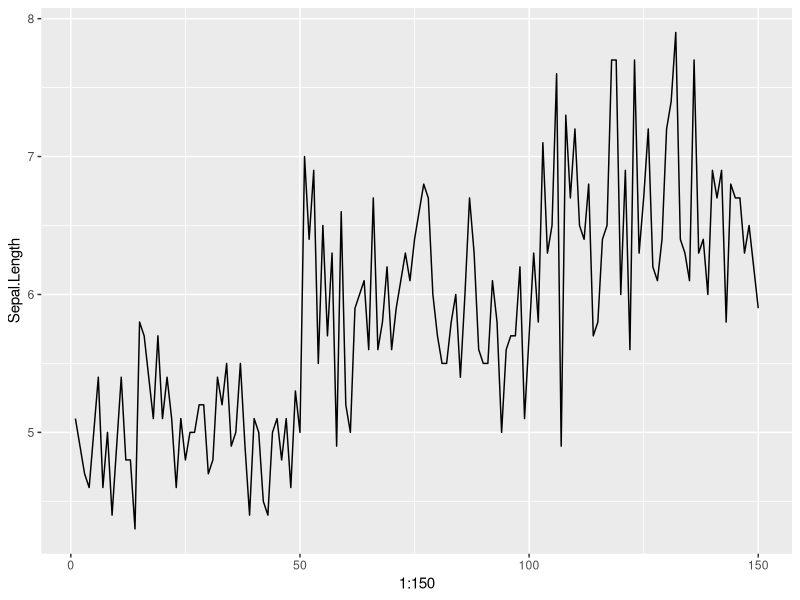
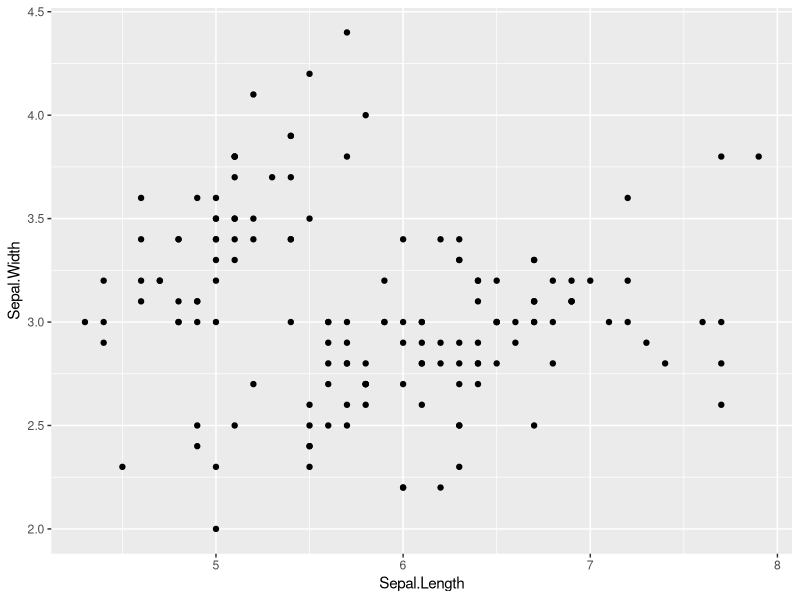
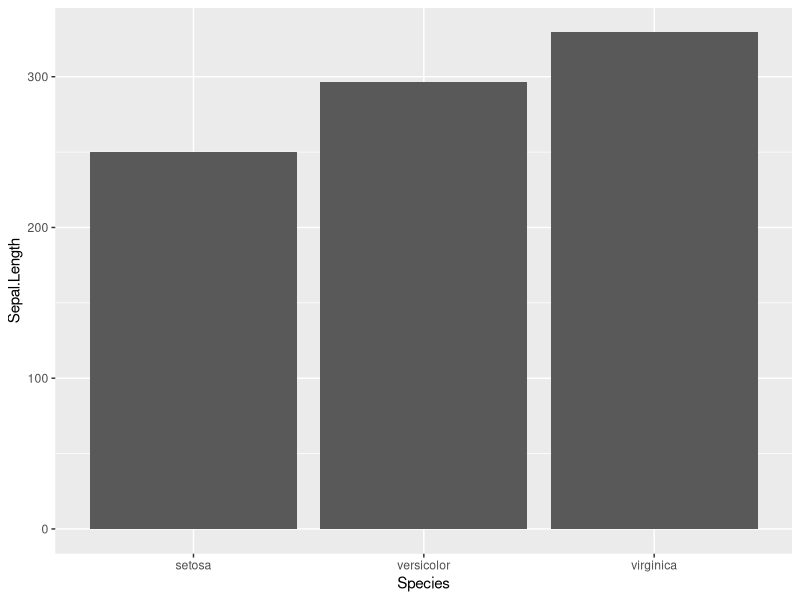
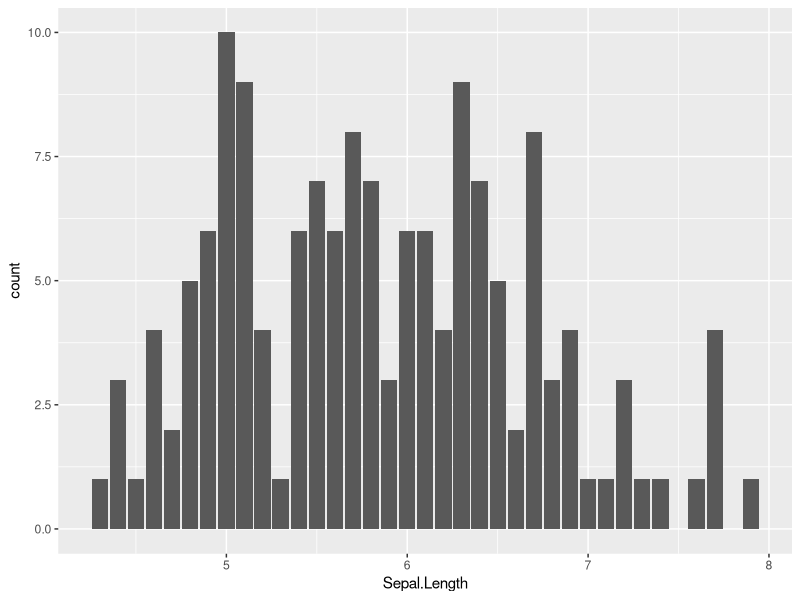
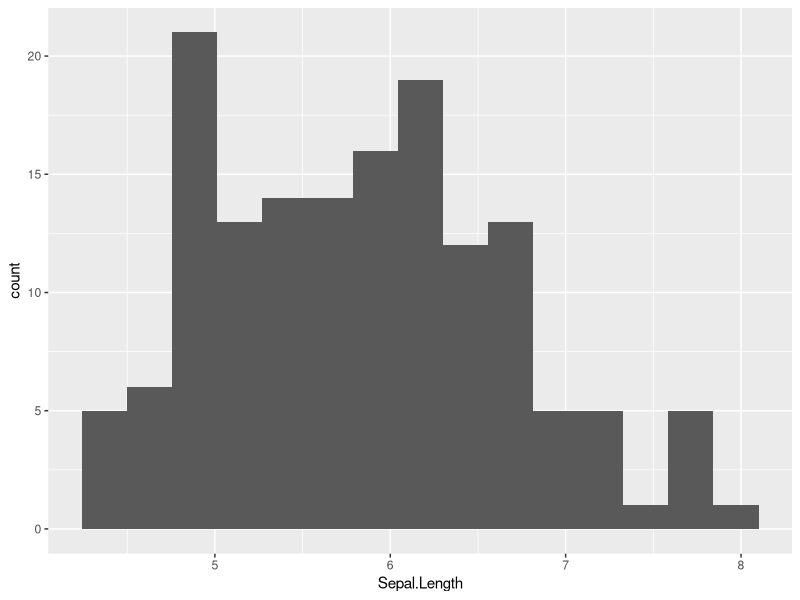
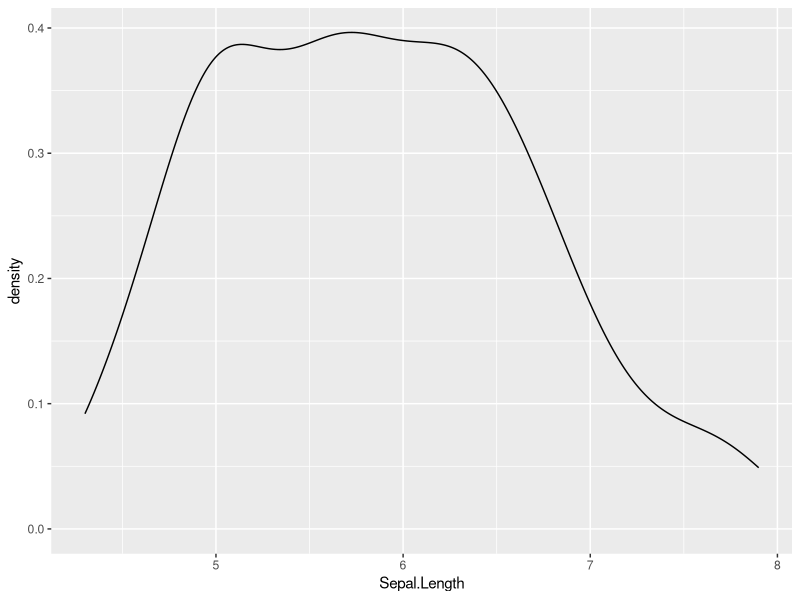
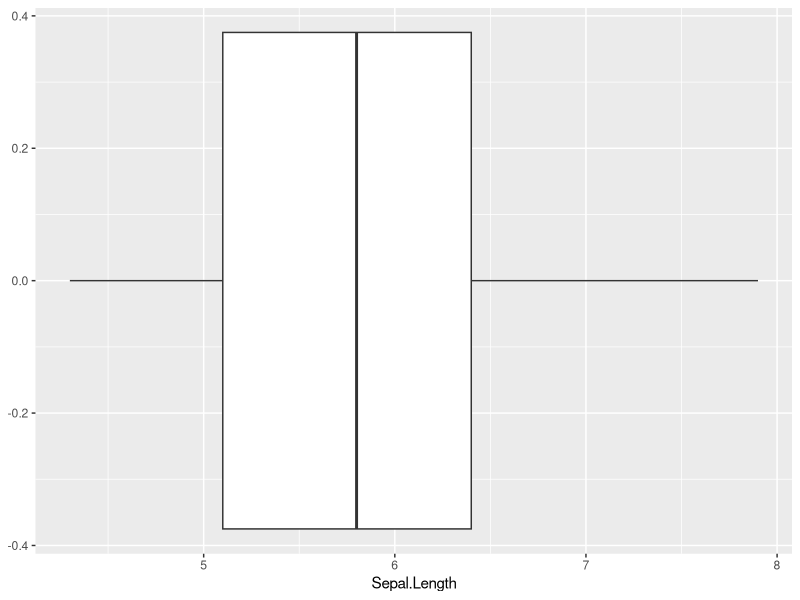
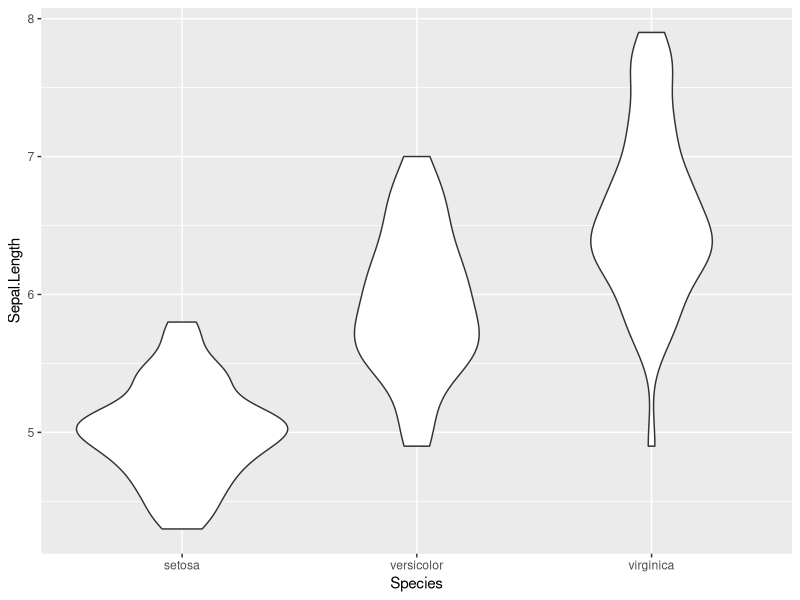

The R source for these figures, in order:
## ---- chunk 1

iris

## ---- chunk 2
data = iris
## ---- chunk 3
#install.packages("ggplot2")
## ---- chunk 4
library(ggplot2)
## ---- chunk 5
ggplot(data, aes(1:150, Sepal.Length)) + geom_line()
## ---- chunk 6
ggplot(data, aes(x = Sepal.Length, y = Sepal.Width)) +
  geom_point()
## ---- chunk 7
ggplot(data, aes(x = Species, y = Sepal.Length)) +
  geom_col()
## ---- chunk 8
ggplot(data, aes(x = Sepal.Length)) +
  geom_bar()
## ---- chunk 9
ggplot(data, aes(Sepal.Length)) +
  geom_histogram(bins = 15)
## ---- chunk 10
ggplot(data, aes(Sepal.Length)) +
  geom_density()
## ---- chunk 11
ggplot(data, aes(x = Sepal.Length)) +  
  geom_boxplot()
## ---- chunk 12
ggplot(data, aes(x = Species, y = Sepal.Length)) +
  geom_violin()
## ---- chunk 13

ggplot(data, aes(x = Sepal.Length, y = Sepal.Width)) +
  geom_point() + labs(x='x axis label', y='y axis label',
                      title='title', subtitle='subtitle',
                      caption='image using ggplot2')
## ---- chunk 14
IrisPlot <- ggplot(iris, aes(Sepal.Length, Petal.Length, colour=Species)) + geom_point()
print(IrisPlot)
## ---- chunk 15
print(IrisPlot + labs(y="Petal length (cm)", x = "Sepal length (cm)") 
   + ggtitle("Petal and sepal length of iris"))
## ---- chunk 16
# Assign basic graph to a variable
graph1 = ggplot(iris, aes(Sepal.Length, Petal.Length, colour=Species)) + geom_point() 
# Remove Legend
graph1 + theme(legend.position="none")
## ---- chunk 17
# Hide the legend title
graph1 + theme(legend.title=element_blank())
## ---- chunk 18
#Change the legend position
graph1 + theme(legend.position="top")
## ---- chunk 19
graph1 + theme(legend.position="bottom")
